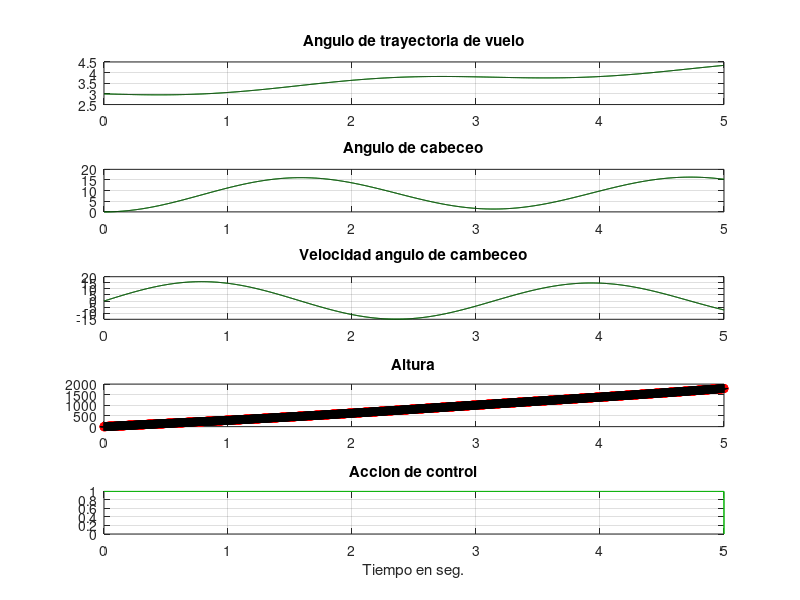

MATLAB code for this plot:
clc;clear all;close all;
w=2; 
a=0.05;
b=5; 
c=100; 
dlt_t=0.001;
tiempo=(5/dlt_t); 
t=0:dlt_t:tiempo*dlt_t;

alfa=0:dlt_t:tiempo*dlt_t;
phi=0:dlt_t:tiempo*dlt_t;
phi_p=0:dlt_t:tiempo*dlt_t;
h=0:dlt_t:tiempo*dlt_t;
u=linspace(0,dlt_t,tiempo+1);

%condiciones iniciales
alfa(1)=3; phi(1)=0.01; i=1; color='g';
u(1)=0.9; 

%Version linealizada en el equilibrio estable.
Mat_A=[-a a 0 0; 0 0 1 0; w^2 -w^2 0 0; c 0 0 0];
Mat_B=[0;0;b*w^2;0]; 
x0=[0 0 0 0]';
x=[alfa(1);phi(1);phi_p(1);h(1)];

while(i<(tiempo+1))   
%Variables del sistema no lineal
%estado=[alfa(i);phi(i);phi_p(i);h(i)];
u(i)=1;

alfa_p=a*(phi(i)-alfa(i));
phi_pp=-w^2*(phi(i)-alfa(i)-(b*u(i)));
h_p=c*alfa(i);

%Completar las derivadas que faltan 
alfa(i+1)=alfa(i)+dlt_t*alfa_p;
phi_p(i+1)=phi_p(i)+dlt_t*phi_pp;
phi(i+1)=phi(i)+dlt_t*phi_p(i);
h(i+1)=h(i)+dlt_t*h_p;

%Variables del sistema lineal
alfa1(i)=x(1);phi1(i)=x(2);phi_p1(i)=x(3);h1(i)=x(4);

%Sistema lineal
xp=Mat_A*(x-x0)+Mat_B*u(i);
x=x+dlt_t*xp; 
i=i+1;
end

alfa1(i)=x(1); phi1(i)=x(2); phi_p1(i)=x(3); h1(i)=x(4);
figure(1);hold on;

subplot(5,1,1);
plot(t,alfa,color);hold on;plot(t,alfa1,'k');
grid on; title('Angulo de trayectoria de vuelo');hold on;

subplot(5,1,2);
plot(t,phi,color);hold on;plot(t,phi1,'k');
grid on; title('Angulo de cabeceo');hold on;

subplot(5,1,3); 
plot(t,phi_p,color); hold on;plot(t,phi_p1,'k');
grid on; title('Velocidad angulo de cambeceo'); hold on;

subplot(5,1,4);
plot(t,h,'or');hold on;plot(t,h1,'+k');
grid on;title('Altura'); hold on;

subplot(5,1,5);
plot(t,u,color);grid on;title('Accion de control');
xlabel('Tiempo en seg.');hold on;

